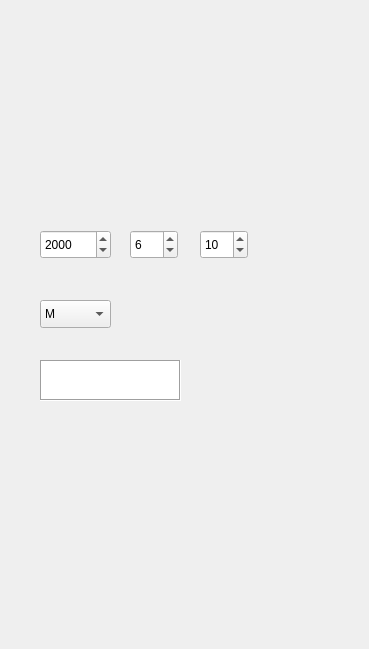
    <widget class="QWidget" name="get_sex_birth_meli">
     <widget class="QLabel" name="label_8">
      <property name="geometry">
       <rect>
        <x>0</x>
        <y>0</y>
        <width>360</width>
        <height>640</height>
       </rect>
      </property>
      <property name="text">
       <string/>
      </property>
      <property name="pixmap">
       <pixmap>../image/get_sex_birth_meli/get_sex_birth_meli.png</pixmap>
      </property>
     </widget>
     <widget class="QPushButton" name="pushButt_next_get_sex_birth_meli">
      <property name="geometry">
       <rect>
        <x>40</x>
        <y>440</y>
        <width>281</width>
        <height>29</height>
       </rect>
      </property>
      <property name="text">
       <string/>
      </property>
      <property name="flat">
       <bool>true</bool>
      </property>
     </widget>
     <widget class="QPushButton" name="pushButt_back_get_sex_birth_meli">
      <property name="geometry">
       <rect>
        <x>40</x>
        <y>510</y>
        <width>281</width>
        <height>29</height>
       </rect>
      </property>
      <property name="text">
       <string/>
      </property>
      <property name="flat">
       <bool>true</bool>
      </property>
     </widget>
     <widget class="QTextEdit" name="meli_get_sex_birth_meli">
      <property name="geometry">
       <rect>
        <x>40</x>
        <y>360</y>
        <width>141</width>
        <height>41</height>
       </rect>
      </property>
      <property name="frameShape">
       <enum>QFrame::Box</enum>
      </property>
     </widget>
     <widget class="QSpinBox" name="day_get_sex_birth_meli">
      <property name="geometry">
       <rect>
        <x>200</x>
        <y>230</y>
        <width>48</width>
        <height>29</height>
       </rect>
      </property>
      <property name="wrapping">
       <bool>false</bool>
      </property>
      <property name="frame">
       <bool>true</bool>
      </property>
      <property name="readOnly">
       <bool>false</bool>
      </property>
      <property name="buttonSymbols">
       <enum>QAbstractSpinBox::UpDownArrows</enum>
      </property>
      <property name="correctionMode">
       <enum>QAbstractSpinBox::CorrectToPreviousValue</enum>
      </property>
      <property name="keyboardTracking">
       <bool>true</bool>
      </property>
      <property name="minimum">
       <number>1</number>
      </property>
      <property name="maximum">
       <number>31</number>
      </property>
      <property name="value">
       <number>10</number>
      </property>
     </widget>
     <widget class="QSpinBox" name="month_get_sex_birth_meli">
      <property name="geometry">
       <rect>
        <x>130</x>
        <y>230</y>
        <width>48</width>
        <height>29</height>
       </rect>
      </property>
      <property name="wrapping">
       <bool>false</bool>
      </property>
      <property name="frame">
       <bool>true</bool>
      </property>
      <property name="readOnly">
       <bool>false</bool>
      </property>
      <property name="keyboardTracking">
       <bool>true</bool>
      </property>
      <property name="minimum">
       <number>1</number>
      </property>
      <property name="maximum">
       <number>12</number>
      </property>
      <property name="value">
       <number>6</number>
      </property>
     </widget>
     <widget class="QSpinBox" name="year_get_sex_birth_meli">
      <property name="geometry">
       <rect>
        <x>40</x>
        <y>230</y>
        <width>71</width>
        <height>29</height>
       </rect>
      </property>
      <property name="wrapping">
       <bool>false</bool>
      </property>
      <property name="frame">
       <bool>true</bool>
      </property>
      <property name="readOnly">
       <bool>false</bool>
      </property>
      <property name="keyboardTracking">
       <bool>true</bool>
      </property>
      <property name="suffix">
       <string/>
      </property>
      <property name="minimum">
       <number>1920</number>
      </property>
      <property name="maximum">
       <number>2024</number>
      </property>
      <property name="value">
       <number>2000</number>
      </property>
     </widget>
     <widget class="QComboBox" name="sex_get_sex_birth_meli">
      <property name="geometry">
       <rect>
        <x>40</x>
        <y>300</y>
        <width>71</width>
        <height>28</height>
       </rect>
      </property>
      <property name="layoutDirection">
       <enum>Qt::LeftToRight</enum>
      </property>
      <property name="frame">
       <bool>true</bool>
      </property>
      <item>
       <property name="text">
        <string>M</string>
       </property>
      </item>
      <item>
       <property name="text">
        <string>F</string>
       </property>
      </item>
     </widget>
    </widget>
